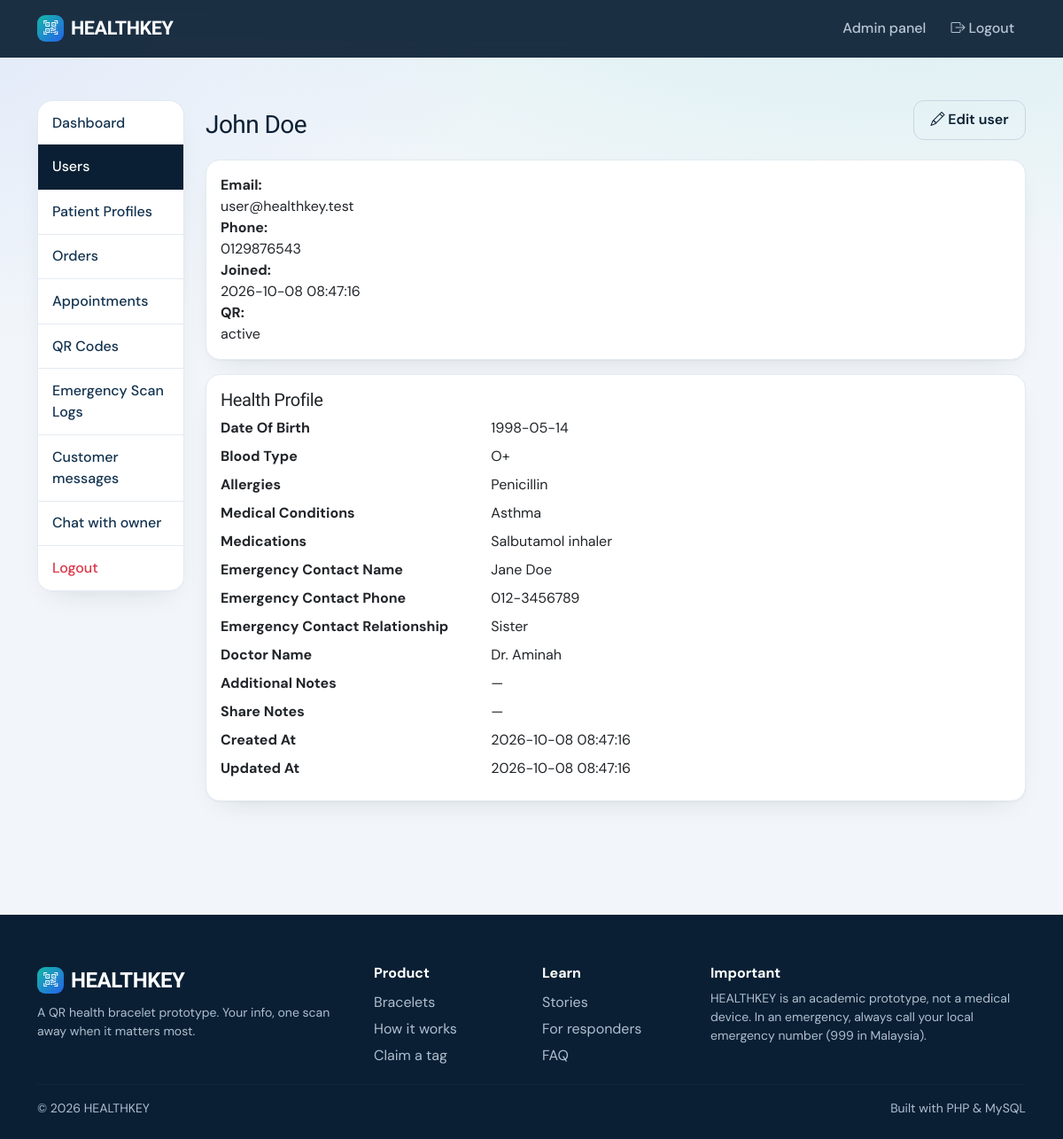
/admin/user-view.php?id=2 (signed in), run on the app's committed database.
### tables this page shows
CREATE TABLE users(id INT AUTO_INCREMENT PRIMARY KEY,name VARCHAR(100) NOT NULL,email VARCHAR(150) NOT NULL UNIQUE,password VARCHAR(255) NOT NULL,phone VARCHAR(30),role ENUM('user','admin','superadmin') NOT NULL DEFAULT 'user',is_active TINYINT DEFAULT 1,created_at TIMESTAMP DEFAULT CURRENT_TIMESTAMP,updated_at TIMESTAMP DEFAULT CURRENT_TIMESTAMP ON UPDATE CURRENT_TIMESTAMP);

CREATE TABLE qr_codes(id INT AUTO_INCREMENT PRIMARY KEY,user_id INT NULL,unique_token CHAR(64) NOT NULL UNIQUE,status ENUM('unclaimed','claimed','active','disabled') DEFAULT 'unclaimed',created_at TIMESTAMP DEFAULT CURRENT_TIMESTAMP,updated_at TIMESTAMP DEFAULT CURRENT_TIMESTAMP ON UPDATE CURRENT_TIMESTAMP,INDEX(user_id),FOREIGN KEY(user_id) REFERENCES users(id) ON DELETE SET NULL);

### includes/database.php (called while the page is built)
<?php
function db(){static $p;if(!$p){$p=new PDO('mysql:host='.DB_HOST.';dbname='.DB_NAME.';charset=utf8mb4',DB_USER,DB_PASS,[PDO::ATTR_ERRMODE=>PDO::ERRMODE_EXCEPTION,PDO::ATTR_DEFAULT_FETCH_MODE=>PDO::FETCH_ASSOC]);}return $p;}
function q($sql,$a=[]){$s=db()->prepare($sql);$s->execute($a);return $s;}

### includes/functions.php (called while the page is built, shortened)
<?php
function e($v){return htmlspecialchars((string)$v,ENT_QUOTES,'UTF-8');}
function profile_of($uid){return q('SELECT * FROM patient_profiles WHERE user_id=?',[$uid])->fetch();}
function qr_of($uid){return q('SELECT * FROM qr_codes WHERE user_id=?',[$uid])->fetch();}

### admin/user-view.php (the view)
<?php require '_top.php';
$r=q('SELECT * FROM users WHERE id=?',[(int)($_GET['id']??0)])->fetch();if(!$r){echo '<div class="alert alert-danger">User not found.</div>';require '_bottom.php';exit;}
$p=profile_of($r['id']);$qr=qr_of($r['id']);?>
<div class="page-head"><h3 class="mb-0"><?=e($r['name'])?></h3><a class="btn btn-outline-primary" href="user-form.php?id=<?=$r['id']?>"><i class="bi bi-pencil"></i> Edit user</a></div><div class="card p-3 mb-3"><b>Email:</b> <?=e($r['email'])?> &nbsp; <b>Phone:</b> <?=e($r['phone'])?> &nbsp; <b>Joined:</b> <?=e($r['created_at'])?> &nbsp; <b>QR:</b> <?=$qr?e($qr['status']):'none'?></div>
<div class="card p-3"><h5>Health Profile</h5><?php if(!$p):?><p class="text-muted">Not completed.</p><?php else:?><dl class="row mb-0"><?php foreach($p as $k=>$v){if(in_array($k,['id','user_id']))continue;echo '<dt class="col-sm-4">'.e(ucwords(str_replace('_',' ',$k))).'</dt><dd class="col-sm-8">'.e($v?:'—').'</dd>';}?></dl><?php endif;?></div>
<?php require '_bottom.php';

### assets/css/style.css (style rules this page uses)
:root { --ink:#0A1F33;--ink2:#12324F;--teal:#14B8A6;--teal-d:#0D9488;--blue:#2563EB;--alert:#F0484B;--paper:#F2F6FA;--line:#E3EAF1;--mute:#64748B;--r:16px }
* { -webkit-font-smoothing:antialiased }
body { font-family:'DM Sans',system-ui,sans-serif;background:var(--paper);color:var(--ink);background-image:radial-gradient(900px 400px at 85% -100px,rgba(20,184,166,.13),transparent),radial-gradient(700px 400px at -10% 0,rgba(37,99,235,.09),transparent);background-repeat:no-repeat }
h1,h2,h3,h4,h5,.navbar-brand,.stat { font-family:'Bricolage Grotesque','DM Sans',sans-serif;letter-spacing:-.02em }
a { color:var(--blue) }
.card { background:#fff;border:1px solid var(--line);border-radius:var(--r);box-shadow:0 1px 2px rgba(10,31,51,.04),0 12px 32px -18px rgba(10,31,51,.18) }
.btn { border-radius:12px;font-weight:600;padding:.6rem 1.15rem;transition:transform .15s,box-shadow .15s,background .15s }
.btn-outline-primary { color:var(--ink);border-color:#c9d6e3 }
.page-head { display:flex;justify-content:space-between;align-items:end;margin-bottom:1.4rem;flex-wrap:wrap;gap:.5rem }

### data on the page
users: name "John Doe", email "user@healthkey.test", phone "0129876543", created_at "2026-10-08 08:47:16"
qr_codes: status "active"

### other printed values
$l "Dashboard"
$l "Users"
$l "Patient Profiles"
$l "Orders"
$l "Appointments"
$l "QR Codes"
$l "Emergency Scan Logs"
$l "Customer messages"
$l "Chat with owner"
str_replace('_',' ',$k) "Date Of Birth"
$v?:'—' "1998-05-14"
str_replace('_',' ',$k) "Blood Type"
$v?:'—' "O+"
str_replace('_',' ',$k) "Allergies"
$v?:'—' "Penicillin"
